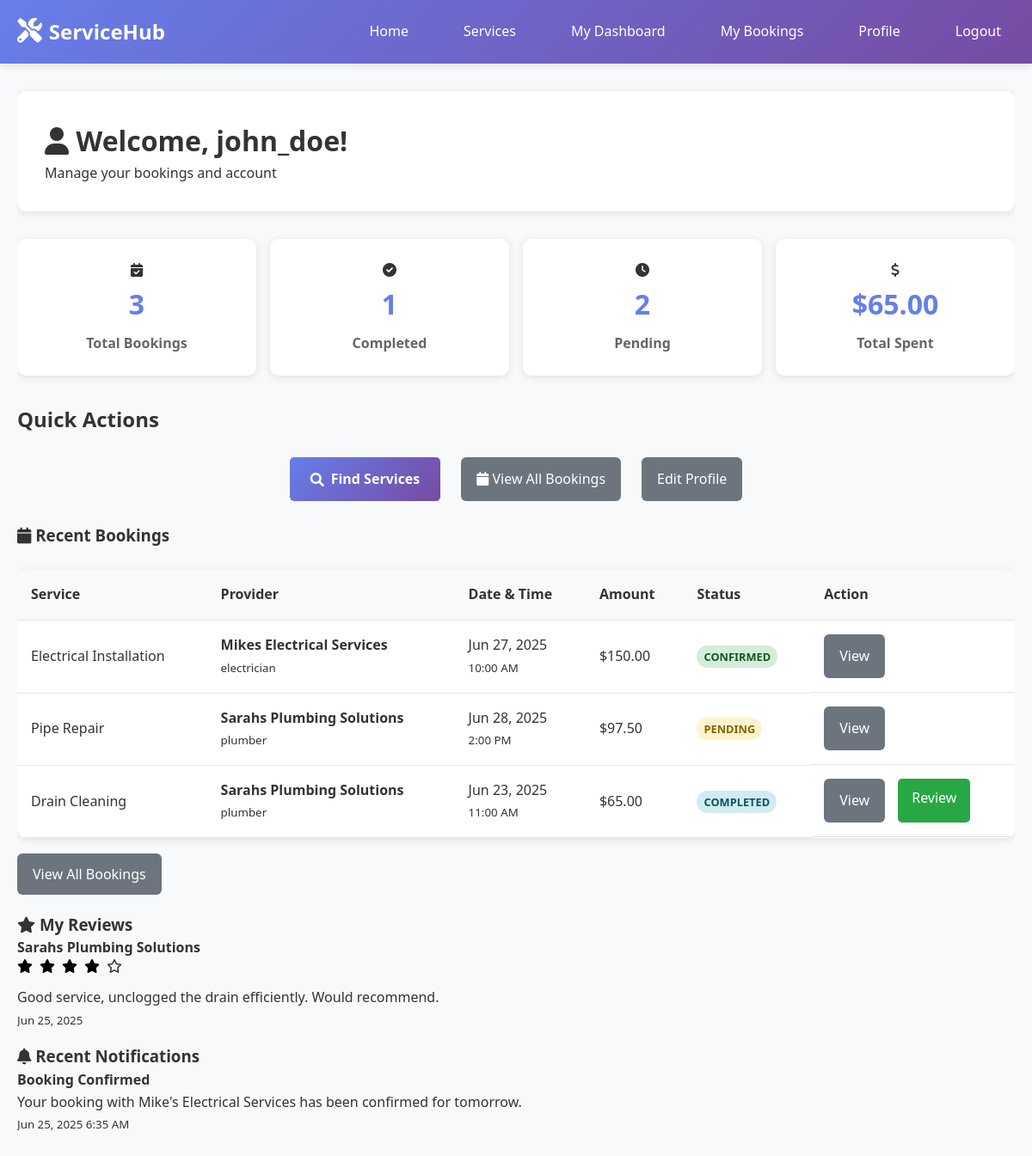
The page /user/dashboard.php (signed in) on the database its author committed.
### tables this page shows
CREATE TABLE `bookings` (
  `id` int(11) NOT NULL,
  `customer_id` int(11) NOT NULL,
  `provider_id` int(11) NOT NULL,
  `service_id` int(11) NOT NULL,
  `booking_date` date NOT NULL,
  `booking_time` time NOT NULL,
  `duration` int(11) NOT NULL COMMENT 'Duration in minutes',
  `total_amount` decimal(10,2) NOT NULL,
  `requirements` text DEFAULT NULL,
  `status` enum('pending','confirmed','completed','cancelled') NOT NULL DEFAULT 'pending',
  `payment_status` enum('pending','paid','refunded') NOT NULL DEFAULT 'pending',
  `created_at` timestamp NOT NULL DEFAULT current_timestamp(),
  `updated_at` timestamp NOT NULL DEFAULT current_timestamp() ON UPDATE current_timestamp()
);

CREATE TABLE `services` (
  `id` int(11) NOT NULL,
  `provider_id` int(11) NOT NULL,
  `title` varchar(100) NOT NULL,
  `description` text DEFAULT NULL,
  `price` decimal(10,2) NOT NULL,
  `duration` int(11) NOT NULL COMMENT 'Duration in minutes',
  `status` enum('active','inactive') NOT NULL DEFAULT 'active',
  `created_at` timestamp NOT NULL DEFAULT current_timestamp(),
  `updated_at` timestamp NOT NULL DEFAULT current_timestamp() ON UPDATE current_timestamp()
);

CREATE TABLE `providers` (
  `id` int(11) NOT NULL,
  `user_id` int(11) NOT NULL,
  `business_name` varchar(100) NOT NULL,
  `service_category` enum('electrician','plumber','photographer','cleaner','gardener','painter','carpenter','mechanic','tutor','designer') NOT NULL,
  `description` text DEFAULT NULL,
  `location` varchar(255) NOT NULL,
  `phone` varchar(20) NOT NULL,
  `hourly_rate` decimal(10,2) NOT NULL,
  `kyc_document` varchar(255) DEFAULT NULL,
  `status` enum('pending','approved','rejected') NOT NULL DEFAULT 'pending',
  `rating` decimal(3,2) DEFAULT 0.00,
  `total_reviews` int(11) DEFAULT 0,
  `created_at` timestamp NOT NULL DEFAULT current_timestamp(),
  `updated_at` timestamp NOT NULL DEFAULT current_timestamp() ON UPDATE current_timestamp()
);

CREATE TABLE `reviews` (
  `id` int(11) NOT NULL,
  `customer_id` int(11) NOT NULL,
  `provider_id` int(11) NOT NULL,
  `booking_id` int(11) NOT NULL,
  `rating` int(11) NOT NULL CHECK (`rating` >= 1 and `rating` <= 5),
  `comment` text DEFAULT NULL,
  `status` enum('active','hidden') NOT NULL DEFAULT 'active',
  `created_at` timestamp NOT NULL DEFAULT current_timestamp()
);

CREATE TABLE `notifications` (
  `id` int(11) NOT NULL,
  `user_id` int(11) NOT NULL,
  `title` varchar(100) NOT NULL,
  `message` text NOT NULL,
  `type` enum('booking','system','admin') NOT NULL DEFAULT 'system',
  `is_read` tinyint(1) NOT NULL DEFAULT 0,
  `created_at` timestamp NOT NULL DEFAULT current_timestamp()
);

### includes/functions.php (called while the page is built, shortened)
<?php
function format_currency($amount) {
    return '$' . number_format($amount, 2);
}
function format_date($date) {
    return date('M j, Y', strtotime($date));
}
function format_datetime($datetime) {
    return date('M j, Y g:i A', strtotime($datetime));
}
?>

### user/dashboard.php (the view, shortened to what this page needs)
<?php
require_once '../config/database.php';
require_once '../includes/functions.php';
$user_id = $_SESSION['user_id'];
$bookings_query = "SELECT b.*, p.business_name, p.service_category, s.title as service_title,
                   AVG(r.rating) as provider_rating
                   FROM bookings b
                   JOIN providers p ON b.provider_id = p.id
                   JOIN services s ON b.service_id = s.id
                   LEFT JOIN reviews r ON p.id = r.provider_id AND r.status = 'active'
                   WHERE b.customer_id = ?
                   GROUP BY b.id
                   ORDER BY b.created_at DESC
                   LIMIT 10";
$bookings_stmt = mysqli_prepare($conn, $bookings_query);
mysqli_stmt_bind_param($bookings_stmt, 'i', $user_id);
mysqli_stmt_execute($bookings_stmt);
$bookings_result = mysqli_stmt_get_result($bookings_stmt);
$reviews_query = "SELECT r.*, p.business_name, s.title as service_title
FROM reviews r
JOIN providers p ON r.provider_id = p.id
JOIN bookings b ON r.booking_id = b.id
JOIN services s ON b.service_id = s.id
WHERE r.customer_id = ?
ORDER BY r.created_at DESC
LIMIT 5";
$reviews_stmt = mysqli_prepare($conn, $reviews_query);
mysqli_stmt_bind_param($reviews_stmt, 'i', $user_id);
mysqli_stmt_execute($reviews_stmt);
$reviews_result = mysqli_stmt_get_result($reviews_stmt);
$stats = [];
$total_bookings_query = "SELECT COUNT(*) as total FROM bookings WHERE customer_id = ?";
$total_bookings_stmt = mysqli_prepare($conn, $total_bookings_query);
mysqli_stmt_bind_param($total_bookings_stmt, 'i', $user_id);
mysqli_stmt_execute($total_bookings_stmt);
$stats['total_bookings'] = mysqli_fetch_assoc(mysqli_stmt_get_result($total_bookings_stmt))['total'];
$completed_bookings_query = "SELECT COUNT(*) as total FROM bookings WHERE customer_id = ? AND status = 'completed'";
$completed_bookings_stmt = mysqli_prepare($conn, $completed_bookings_query);
mysqli_stmt_bind_param($completed_bookings_stmt, 'i', $user_id);
mysqli_stmt_execute($completed_bookings_stmt);
$stats['completed_bookings'] = mysqli_fetch_assoc(mysqli_stmt_get_result($completed_bookings_stmt))['total'];
$pending_bookings_query = "SELECT COUNT(*) as total FROM bookings WHERE customer_id = ? AND status IN ('pending', 'confirmed')";
$pending_bookings_stmt = mysqli_prepare($conn, $pending_bookings_query);
mysqli_stmt_bind_param($pending_bookings_stmt, 'i', $user_id);
mysqli_stmt_execute($pending_bookings_stmt);
$stats['pending_bookings'] = mysqli_fetch_assoc(mysqli_stmt_get_result($pending_bookings_stmt))['total'];
$total_spent_query = "SELECT SUM(total_amount) as total FROM bookings WHERE customer_id = ? AND status = 'completed'";
$total_spent_stmt = mysqli_prepare($conn, $total_spent_query);
mysqli_stmt_bind_param($total_spent_stmt, 'i', $user_id);
mysqli_stmt_execute($total_spent_stmt);
$stats['total_spent'] = mysqli_fetch_assoc(mysqli_stmt_get_result($total_spent_stmt))['total'] ?: 0;
$notifications_query = "SELECT * FROM notifications WHERE user_id = ? AND is_read = FALSE ORDER BY created_at DESC LIMIT 5";
$notifications_stmt = mysqli_prepare($conn, $notifications_query);
mysqli_stmt_bind_param($notifications_stmt, 'i', $user_id);
mysqli_stmt_execute($notifications_stmt);
$notifications_result = mysqli_stmt_get_result($notifications_stmt);
?>
<!DOCTYPE html>
<html lang="en">
<head>
    <link rel="stylesheet" href="../assets/css/style.css">
    <link href="https://cdnjs.cloudflare.com/ajax/libs/font-awesome/6.0.0/css/all.min.css" rel="stylesheet">
</head>
<body>
    <nav class="navbar">
        <div class="nav-container">
            <div class="nav-logo">
                <a href="../index.php">
                    <i class="fas fa-tools"></i>
                    <span>ServiceHub</span>
                </a>
            </div>
            <div class="nav-menu">
                <a href="../index.php" class="nav-link">Home</a>
                <a href="../services.php" class="nav-link">Services</a>
                <a href="dashboard.php" class="nav-link">My Dashboard</a>
                <a href="bookings.php" class="nav-link">My Bookings</a>
                <a href="profile.php" class="nav-link">Profile</a>
                <a href="../auth/logout.php" class="nav-link">Logout</a>
            </div>
        </div>
    </nav>
    <div class="container">
        <div class="dashboard">
            <div class="dashboard-header">
                <h1><i class="fas fa-user"></i> Welcome, <?php echo htmlspecialchars($_SESSION['username']); ?>!</h1>
                <p>Manage your bookings and account</p>
            </div>
            <div class="dashboard-stats">
                <div class="stat-card">
                    <i class="fas fa-calendar-check"></i>
                    <h3><?php echo $stats['total_bookings']; ?></h3>
                    <p>Total Bookings</p>
                </div>
                <div class="stat-card">
                    <i class="fas fa-check-circle"></i>
                    <h3><?php echo $stats['completed_bookings']; ?></h3>
                    <p>Completed</p>
                </div>
                <div class="stat-card">
                    <i class="fas fa-clock"></i>
                    <h3><?php echo $stats['pending_bookings']; ?></h3>
                    <p>Pending</p>
                </div>
                <div class="stat-card">
                    <i class="fas fa-dollar-sign"></i>
                    <h3><?php echo format_currency($stats['total_spent']); ?></h3>
                    <p>Total Spent</p>
                </div>
            </div>
            <div class="quick-actions">
                <h2 style="margin: 25px 0px;">Quick Actions</h2>
                <div class="action-buttons"">
                    <a href="../services.php" class="btn-primary" style="margin: 0px 16px;">
                        <i class="fas fa-search"></i> Find Services
                    </a>
                    <a href="bookings.php" class="btn-secondary">
                        <i class="fas fa-calendar"></i> View All Bookings
                    </a>
                    <a href="profile.php" class="btn-secondary" style="margin: 0px 16px;>
                        <i class="fas fa-user-edit"></i> Edit Profile
                    </a>
                </div>
            </div>
            <div class="dashboard-content">
                <div class="content-grid">
                    <div class="content-card">
                        <h3 style="margin: 25px 0px;"><i class="fas fa-calendar"></i> Recent Bookings</h3>
                        <?php if (mysqli_num_rows($bookings_result) > 0): ?>
                            <div class="table-container">
                                <table>
                                    <thead>
                                        <tr>
                                            <th>Service</th>
                                            <th>Provider</th>
                                            <th>Date & Time</th>
                                            <th>Amount</th>
                                            <th>Status</th>
                                            <th>Action</th>
                                        </tr>
                                    </thead>
                                    <tbody>
                                        <?php while ($booking = mysqli_fetch_assoc($bookings_result)): ?>
                                            <tr>
                                                <td><?php echo htmlspecialchars($booking['service_title']); ?></td>
                                                <td>
                                                    <div>
                                                        <strong><?php echo htmlspecialchars($booking['business_name']); ?></strong>
                                                        <br>
                                                        <small><?php echo htmlspecialchars($booking['service_category']); ?></small>
                                                    </div>
                                                </td>
                                                <td>
                                                    <?php echo format_date($booking['booking_date']); ?>
                                                    <br>
                                                    <small><?php echo date('g:i A', strtotime($booking['booking_time'])); ?></small>
                                                </td>
                                                <td><?php echo format_currency($booking['total_amount']); ?></td>
                                                <td>
                                                    <span class="status-badge status-<?php echo $booking['status']; ?>">
                                                        <?php echo ucfirst($booking['status']); ?>
                                                    </span>
                                                </td>
                                                <td style="display: flex;">
                                                    <a href="../booking/view.php?id=<?php echo $booking['id']; ?>" class="btn-secondary btn-sm">
                                                        View
                                                    </a>
                                                    <?php if ($booking['status'] === 'completed'): ?>
                                                        <a href="../booking/review.php?id=<?php echo $booking['id']; ?>" class="btn-success btn-sm">
                                                            Review
                                                        </a>
                                                    <?php endif; ?>
                                                </td>
                                            </tr>
                                        <?php endwhile; ?>
                                    </tbody>
                                </table>
                            </div>
                        <?php else: ?>
                            <p style="margin-bottom: 20px;">No bookings yet. <a href="../services.php">Find services</a> to get started!</p>
                        <?php endif; ?>
                        <a href="bookings.php" class="btn-secondary">View All Bookings</a>
                    </div>
                    <div class="content-card">
                        <h3 style="margin-top: 30px;"><i class="fas fa-star"></i> My Reviews</h3>
                        <?php if (mysqli_num_rows($reviews_result) > 0): ?>
                            <div class="reviews-list">
                                <?php while ($review = mysqli_fetch_assoc($reviews_result)): ?>
                                    <div class="review-item">
                                        <div class="review-header">
                                            <strong><?php echo htmlspecialchars($review['business_name']); ?></strong>
                                            <div class="rating">
                                                <?php
                                                for ($i = 1; $i <= 5; $i++) {
                                                    if ($i <= $review['rating']) {
                                                        echo '<i class="fas fa-star filled"></i>';
                                                    } else {
                                                        echo '<i class="far fa-star"></i>';
                                                    }
                                                }
                                                ?>
                                            </div>
                                        </div>
                                        <p class="review-comment"><?php echo htmlspecialchars($review['comment']); ?></p>
                                        <small><?php echo format_date($review['created_at']); ?></small>
                                    </div>
                                <?php endwhile; ?>
                            </div>
                        <?php else: ?>
                            <p>No reviews yet. Complete a booking to leave a review!</p>
                        <?php endif; ?>
                    </div>
                    <div class="content-card">
                        <h3 style="margin-top: 15px;"><i class="fas fa-bell"></i> Recent Notifications</h3>
                        <?php if (mysqli_num_rows($notifications_result) > 0): ?>
                            <div class="notifications-list">
                                <?php while ($notification = mysqli_fetch_assoc($notifications_result)): ?>
                                    <div class="notification-item">
                                        <div class="notification-content">
                                            <strong><?php echo htmlspecialchars($notification['title']); ?></strong>
                                            <p><?php echo htmlspecialchars($notification['message']); ?></p>
                                            <small><?php echo format_datetime($notification['created_at']); ?></small>
                                        </div>
                                    </div>
                                <?php endwhile; ?>
                            </div>
                        <?php else: ?>
                            <p>No new notifications</p>
                        <?php endif; ?>
                    </div>
                </div>
            </div>
        </div>
    </div>
</body>
</html>

### rows shown on the page
bookings: service.title "Electrical Installation", provider.business_name "Mikes Electrical Services", provider.service_category "electrician", booking_date "Jun 27, 2025", booking_time "10:00 AM", total_amount "$150.00", status "CONFIRMED"
bookings: service.title "Pipe Repair", provider.business_name "Sarahs Plumbing Solutions", provider.service_category "plumber", booking_date "Jun 28, 2025", booking_time "2:00 PM", total_amount "$97.50", status "PENDING"
bookings: service.title "Drain Cleaning", provider.business_name "Sarahs Plumbing Solutions", provider.service_category "plumber", booking_date "Jun 23, 2025", booking_time "11:00 AM", total_amount "$65.00", status "COMPLETED"
reviews: provider.business_name "Sarahs Plumbing Solutions", rating 4 (drawn), comment "Good service, unclogged the drain efficiently. Would recommend.", created_at "Jun 25, 2025"
notifications: title "Booking Confirmed", message "Your booking with Mike's Electrical Services has been confirmed for tomorrow.", created_at "Jun 25, 2025 6:35 AM"

### other values the page prints
$_SESSION['username'] "john_doe"
$stats['total_bookings'] "3"
$stats['completed_bookings'] "1"
$stats['pending_bookings'] "2"
format_currency($stats['total_spent']) "$65.00"
